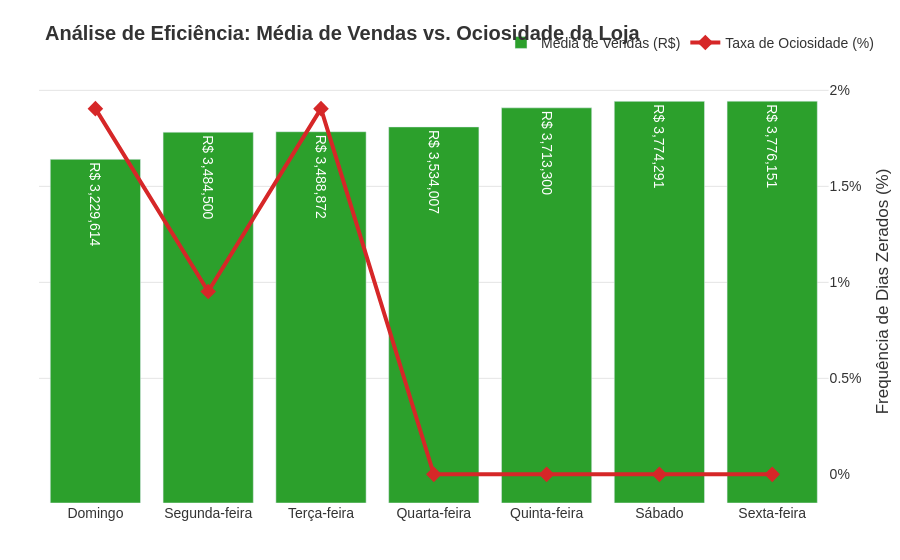

The code cell stored with this chart in its notebook:
### Code cell
import plotly.graph_objects as go
from plotly.subplots import make_subplots

query_idle_rate = """
WITH RECURSIVE calendar AS (
    SELECT
        (SELECT MIN(sale_date)::DATE FROM df_sales) as dim_date,
        (SELECT MAX(sale_date)::DATE FROM df_sales) as end_date
    UNION ALL
    SELECT
        (dim_date + INTERVAL '1 day')::DATE AS dim_date,
        end_date
    FROM calendar
    WHERE dim_date < end_date
),
calendar_with_dow AS (
    SELECT
        dim_date,
        CASE DAYOFWEEK(dim_date)
            WHEN 0 THEN 'Domingo'
            WHEN 1 THEN 'Segunda-feira'
            WHEN 2 THEN 'Terça-feira'
            WHEN 3 THEN 'Quarta-feira'
            WHEN 4 THEN 'Quinta-feira'
            WHEN 5 THEN 'Sexta-feira'
            WHEN 6 THEN 'Sábado'
        END AS day_name_pt
    FROM calendar
),
daily_sales AS (
    SELECT
        sale_date,
        SUM(total) AS daily_revenue
    FROM df_sales
    GROUP BY sale_date
),
calendar_joined AS (
    SELECT
        c.dim_date,
        c.day_name_pt,
        COALESCE(ds.daily_revenue, 0) AS final_daily_revenue,
        CASE WHEN ds.daily_revenue IS NULL THEN 1 ELSE 0 END AS is_idle
    FROM calendar_with_dow c
    LEFT JOIN daily_sales ds
        ON c.dim_date = ds.sale_date
)
SELECT 
    day_name_pt,
    AVG(final_daily_revenue) AS true_average_sales,
    (SUM(is_idle) * 100.0) / COUNT(dim_date) AS idle_rate_pct
FROM calendar_joined
GROUP BY day_name_pt
ORDER BY true_average_sales ASC;
"""

df_idle = duckdb.query(query_idle_rate).df()

fig = make_subplots(specs=[[{"secondary_y": True}]])

fig.add_trace(
    go.Bar(
        x=df_idle['day_name_pt'],
        y=df_idle['true_average_sales'],
        name="Média de Vendas (R$)",
        marker_color='#2ca02c',
        text=df_idle['true_average_sales'],
        texttemplate='R$ %{text:,.0f}',
        textposition='inside',
        insidetextanchor='end',
        hovertemplate="<b>%{x}</b><br>Média: R$ %{y:,.2f}<extra></extra>"
    ),
    secondary_y=False,
)

fig.add_trace(
    go.Scatter(
        x=df_idle['day_name_pt'],
        y=df_idle['idle_rate_pct'],
        name="Taxa de Ociosidade (%)",
        mode='lines+markers',
        line=dict(color='#d62728', width=4),
        marker=dict(size=12, symbol='diamond'),
        hovertemplate="<b>%{x}</b><br>Dias sem venda: %{y:.1f}%<extra></extra>"
    ),
    secondary_y=True,
)

fig.update_layout(
    title='<b>Análise de Eficiência: Média de Vendas vs. Ociosidade da Loja</b>',
    plot_bgcolor="white",
    font=dict(family="Arial", size=14, color="#333333"),
    hovermode='x unified',
    legend=dict(orientation="h", yanchor="bottom", y=1.05, xanchor="right", x=1),
    margin=dict(t=80, l=20, r=20, b=20)
)

fig.update_yaxes(title_text="", showticklabels=False, showgrid=False, secondary_y=False)
fig.update_yaxes(title_text="Frequência de Dias Zerados (%)", showgrid=True, gridcolor="#e5e5e5", ticksuffix="%", secondary_y=True)
fig.update_xaxes(title="")

fig.show()

### Figure 1 — Plotly figure (JSON) as saved in the notebook; plotly's stock layout.template omitted (floating-point values rounded to 4 significant figures)
{"data": [{"hovertemplate": "<b>%{x}</b><br>Média: R$ %{y:,.2f}<extra></extra>", "insidetextanchor": "end", "marker": {"color": "#2ca02c"}, "name": "Média de Vendas (R$)", "text": [3230000.0, 3485000.0, 3489000.0, 3534000.0, 3713000.0, 3774000.0, 3776000.0], "textposition": "inside", "texttemplate": "R$ %{text:,.0f}", "type": "bar", "x": ["Domingo", "Segunda-feira", "Terça-feira", "Quarta-feira", "Quinta-feira", "Sábado", "Sexta-feira"], "xaxis": "x", "y": [3230000.0, 3485000.0, 3489000.0, 3534000.0, 3713000.0, 3774000.0, 3776000.0], "yaxis": "y"}, {"hovertemplate": "<b>%{x}</b><br>Dias sem venda: %{y:.1f}%<extra></extra>", "line": {"color": "#d62728", "width": 4}, "marker": {"size": 12, "symbol": "diamond"}, "mode": "lines+markers", "name": "Taxa de Ociosidade (%)", "type": "scatter", "x": ["Domingo", "Segunda-feira", "Terça-feira", "Quarta-feira", "Quinta-feira", "Sábado", "Sexta-feira"], "xaxis": "x", "y": [1.905, 0.9524, 1.905, 0.0, 0.0, 0.0, 0.0], "yaxis": "y2"}], "layout": {"font": {"color": "#333333", "family": "Arial", "size": 14}, "hovermode": "x unified", "legend": {"orientation": "h", "x": 1, "xanchor": "right", "y": 1.05, "yanchor": "bottom"}, "margin": {"b": 20, "l": 20, "r": 20, "t": 80}, "plot_bgcolor": "white", "title": {"text": "<b>Análise de Eficiência: Média de Vendas vs. Ociosidade da Loja</b>"}, "xaxis": {"anchor": "y", "domain": [0, 0.94], "title": {"text": ""}}, "yaxis": {"anchor": "x", "domain": [0, 1], "showgrid": false, "showticklabels": false, "title": {"text": ""}}, "yaxis2": {"anchor": "x", "gridcolor": "#e5e5e5", "overlaying": "y", "showgrid": true, "side": "right", "ticksuffix": "%", "title": {"text": "Frequência de Dias Zerados (%)"}}}}
